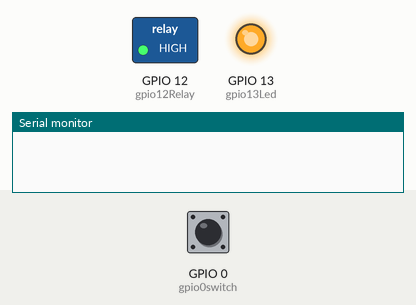
Simulated run of this sketch. Board: ESP8266 (NodeMCU). On the bench: switched loads named in the sketch (green lamp = pin HIGH), output pins drawn as LEDs (lit = HIGH), the last lines printed to the serial monitor. Inputs (shaded band) come from the test bench; at power-on: GPIO 0 (gpio0switch) HIGH. WiFi joins after 1.5 s; servers stay silent unless stated; uploads are accepted with an empty reply.

Above: at 0.1 s.
At 5.2 s:
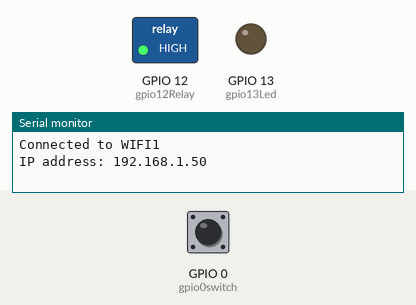
5.3 s: GPIO 0 (gpio0switch) pulled LOW for 3.2 s
At 6.1 s:
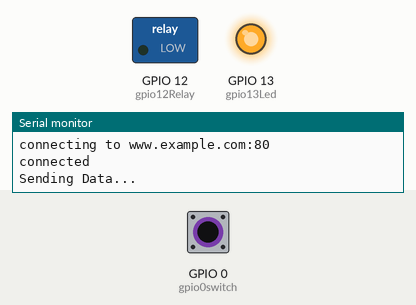
Timing chart, 0 to 8.3 s (numbered marks = the images above; inputs shaded):
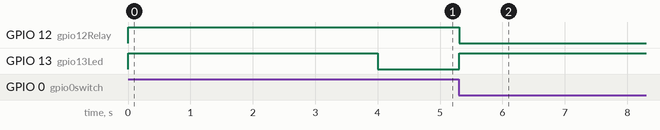

The sketch:

lamp.ino
```cpp
/*********
  George Mortimer
*********/

/* Descrition
 *
 *  Lamp controller
 *  clicking the button toggles output on/off, and updates server to be on or off.
 *  Queries server to see if lamp is on or off.
 *  If at first server is not same as output, server is ignored
 *  If server matches output, server will start being responded to
 *  If server status changes, lamp will change.
 *  setup() is run on boot to establish Wifi connection, and report status to UART
 *
 */

#include <ESP8266WiFi.h>
#include <ESP8266WiFiMulti.h>
#include <WiFiClient.h>
#include <ESP8266WebServer.h>
#include <ESP8266mDNS.h>


// Network Details
const char* ssid1 = "WIFI1";
const char* password1 = "supersecret";
const char* ssid2 = "WIFI2";
const char* password2 = "supersecret";
const char* ssid3 = "WIFI3";
const char* password3 = "supersecret";


// Server to connect to
const char* host = "www.example.com";
const uint16_t port = 80;
const char* statuspage =  "GET /lamp/lamp.txt HTTP/1.1\r\nhost: www.example.com\r\nConnection: close\r\n\r\n";
const char* setstatuson =  "GET /lamp/lamp.php?lamp=on HTTP/1.1\r\nhost: www.example.com\r\nConnection: close\r\n\r\n";
const char* setstatusoff = "GET /lamp/lamp.php?lamp=off HTTP/1.1\r\nhost: www.example.com\r\nConnection: close\r\n\r\n";


// Start webserver on localhost
//ESP8266WebServer server(80);
String webPage = "";
String response = "";
bool switched = false;
bool relaystate = true;
int waitCount = 20;

int gpio13Led = 13;
int gpio12Relay = 12;
int gpio0switch = 0;
uint8_t counter = 0;

//Setup client for sending out data on port
WiFiClient client;


ESP8266WiFiMulti wifiMulti;

//boot time setup
void setup(void){
  // preparing GPIOs
  WiFi.persistent(false);
  pinMode(gpio13Led, OUTPUT);
  digitalWrite(gpio13Led, HIGH);
  pinMode(gpio12Relay, OUTPUT);
  digitalWrite(gpio12Relay, HIGH);
  pinMode(gpio0switch, INPUT);

  Serial.begin(115200);
  delay(2000);
  WiFi.mode(WIFI_STA);
  wifiMulti.addAP(ssid1, password1);
  wifiMulti.addAP(ssid2, password2);
  wifiMulti.addAP(ssid3, password3);
  wifiMulti.run(); //Start Wifi
  Serial.println("");
  // Wait for connection
 // while (WiFi.status() != WL_CONNECTED) {
  //  delay(500);
 //   Serial.print(WiFi.status());
   // WiFi.printDiag(Serial);
 // }
//  while (WiFi.config(staticIP, gateway, subnet, gateway) != true) {
 //   Serial.print("Failed to set IP");
//  }
  delay(500);
  Serial.println("");
  Serial.print("Connected to ");
  Serial.println(WiFi.SSID());
  Serial.print("IP address: ");
  Serial.println(WiFi.localIP());
}


// Create connection to web server if not already connected
int connection(void) {
  Serial.print("connecting to ");
  Serial.print(host);
  Serial.print(':');
  Serial.println(port);

  // create TCP connection to webserver
  if (!client.connect(host, port)) {
    Serial.println("connection failed");
    waitCount = 200; //reduce number of requests if server connection failed.
    delay(100);
    return 1;
  }
  Serial.println("connected");
  waitCount = 20; //normal number of requests if server connection succeeded.
  return 0;
}

// Send string of data to server
int senddata(String text) {
  // This will send a string to the server
  Serial.println("Checking connection...");
  if (!client.connected()) {
    connection();
  }
  if (client.connected()) {
    Serial.println("Sending Data...");
    client.print(text);
    return 0;
  }
  return 1;
}

//Get Full Server Response
void getdata () {
  response = "";
  client.setTimeout (400);
  while (client.connected() || client.available())
  {
    if (client.available())
    {
      response += client.readStringUntil('\n');
      response += "<br>";
    }
   Serial.print(":");
  }
}

//Get Just Page (Single Line after whitespace line) Todo: more than just line
String getpage () {
  response = "none";
  client.setTimeout (400);
  while (client.connected() || client.available())
  {
    if (client.available())
    {
      if (response == "\r") return client.readStringUntil('\0');
      else response = client.readStringUntil('\n');
    }
    Serial.print(".");
  }
}

void loop(void){
  //server.handleClient();

  if (counter > waitCount) { // every 20 (2secs) or 200 (20secs)  cycles check server
    senddata(statuspage);
    response=getpage();

    if (response=="on\n" && switched == 1) { //check server
      relaystate=true;
    }
    if (response=="off\n" && switched == 1) { //check server
      relaystate=false;
    }
    counter = 1;
    // reconnect to wifi if dropped
    if (wifiMulti.run() != WL_CONNECTED) {
      Serial.println("WiFi not connected!");
    }
  }
  counter++;

  if ((response == "on\n" && relaystate == true) || (response == "off\n" && relaystate == false)) {
    switched = 1; //If server matches device, device will respond to server.
  }

  if (digitalRead(gpio0switch)==0) { // switch pressed
     if (relaystate==false) {
      relaystate = true;
      digitalWrite(gpio13Led, LOW);
      digitalWrite(gpio12Relay, HIGH);
      if (senddata(setstatuson) == 1){ //update server but ignore server temporarily if it failed
        Serial.println("Failed to update server");
        switched = 0;
      }

     } else if (relaystate==true) {
      relaystate = false;
      digitalWrite(gpio13Led, HIGH);
      digitalWrite(gpio12Relay, LOW);
      if (senddata(setstatusoff) == 1){ //update server but ignore server temporarily if it failed
        Serial.println("Failed to update server");
        switched = 0;
      }
     }
     while (digitalRead(gpio0switch)==0) {
      delay (100); //debounce
     }
     counter = 1;
     waitCount = 20; //normal number of requests if button pressed

  }

  if (relaystate==true) {   //update relay and led states
    digitalWrite(gpio13Led, LOW);
    digitalWrite(gpio12Relay, HIGH);
  }
  if (relaystate==false) {
    digitalWrite(gpio13Led, HIGH);
    digitalWrite(gpio12Relay, LOW);
  }
  delay(100);
}
```

Measured:
- after the input at 5.3 s, GPIO 12 (gpio12Relay): HIGH → LOW at once; GPIO 13 (gpio13Led): LOW → HIGH at once
